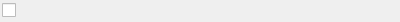
<?xml version="1.0" encoding="UTF-8"?>
<ui version="4.0">
 <class>BooleanEdit</class>
 <widget class="PropertyEdit" name="BooleanEdit">
  <property name="geometry">
   <rect>
    <x>0</x>
    <y>0</y>
    <width>400</width>
    <height>22</height>
   </rect>
  </property>
  <layout class="QHBoxLayout" name="horizontalLayout">
   <property name="spacing">
    <number>2</number>
   </property>
   <property name="leftMargin">
    <number>2</number>
   </property>
   <property name="topMargin">
    <number>1</number>
   </property>
   <property name="rightMargin">
    <number>2</number>
   </property>
   <property name="bottomMargin">
    <number>1</number>
   </property>
   <item>
    <widget class="QCheckBox" name="checkBox"/>
   </item>
  </layout>
 </widget>
 <customwidgets>
  <customwidget>
   <class>PropertyEdit</class>
   <extends>QWidget</extends>
   <header>editor/propertyedit.h</header>
   <container>1</container>
  </customwidget>
 </customwidgets>
 <resources/>
 <connections/>
</ui>
